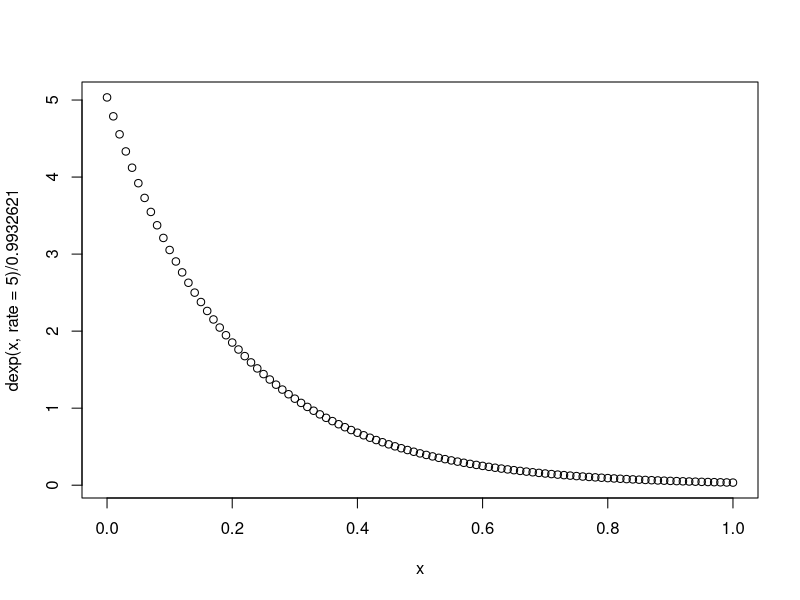
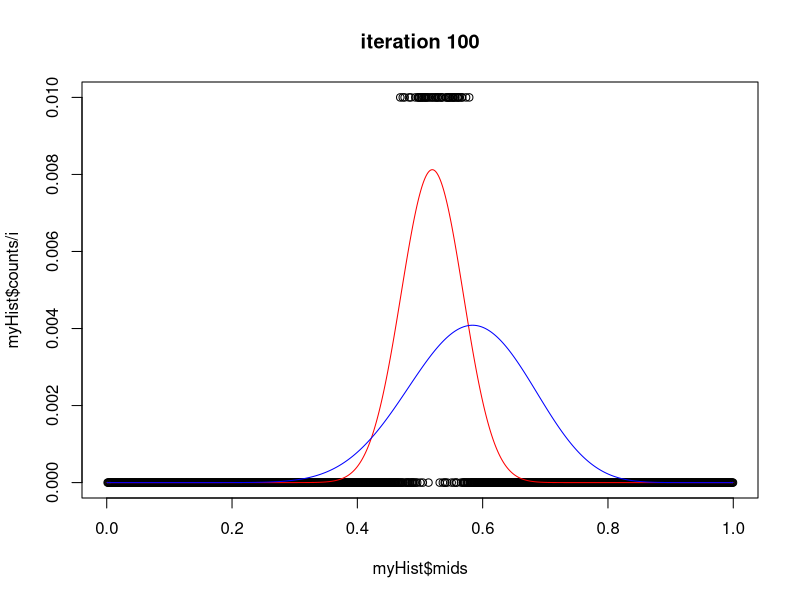
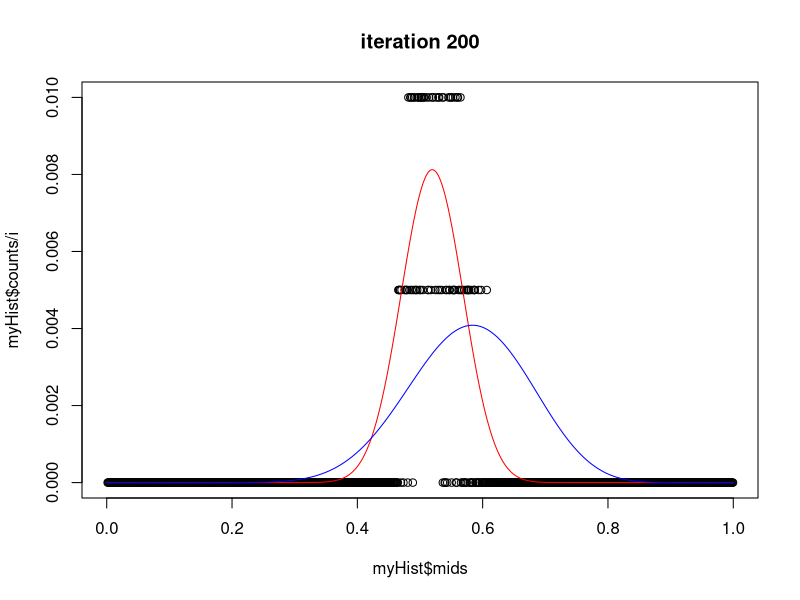
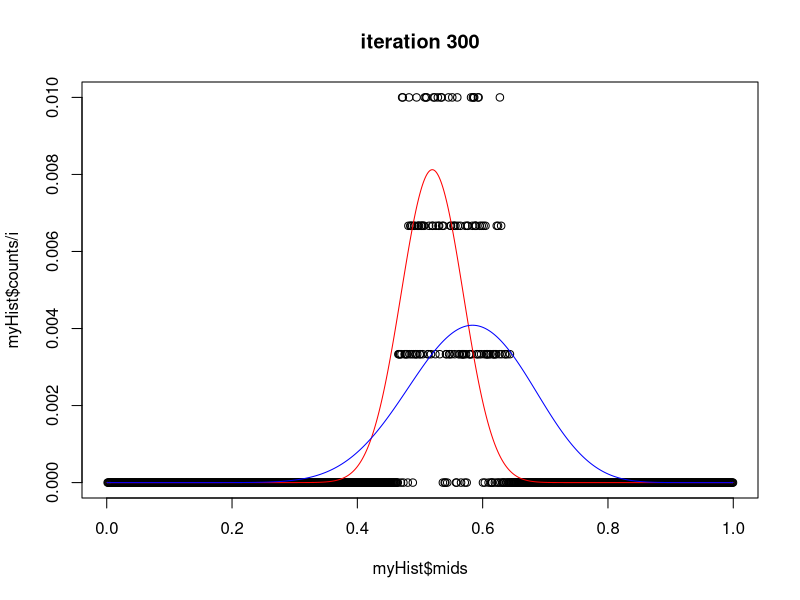
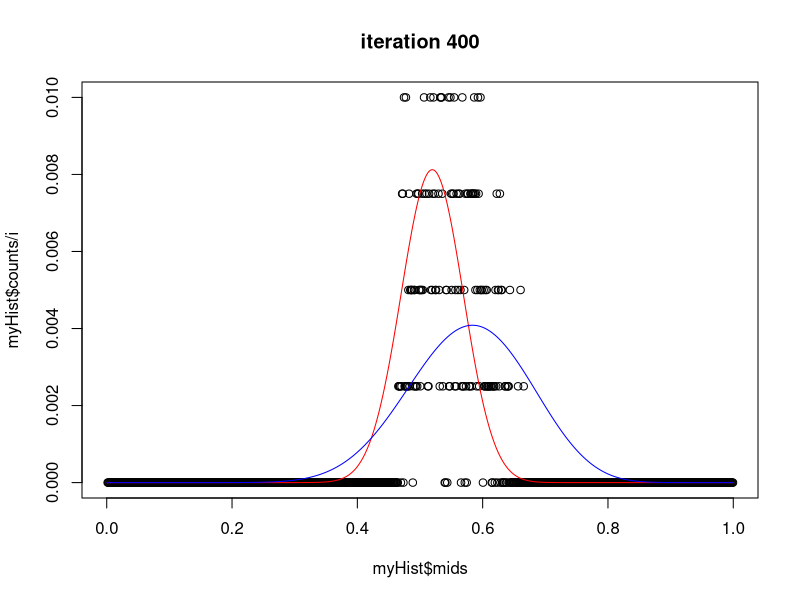
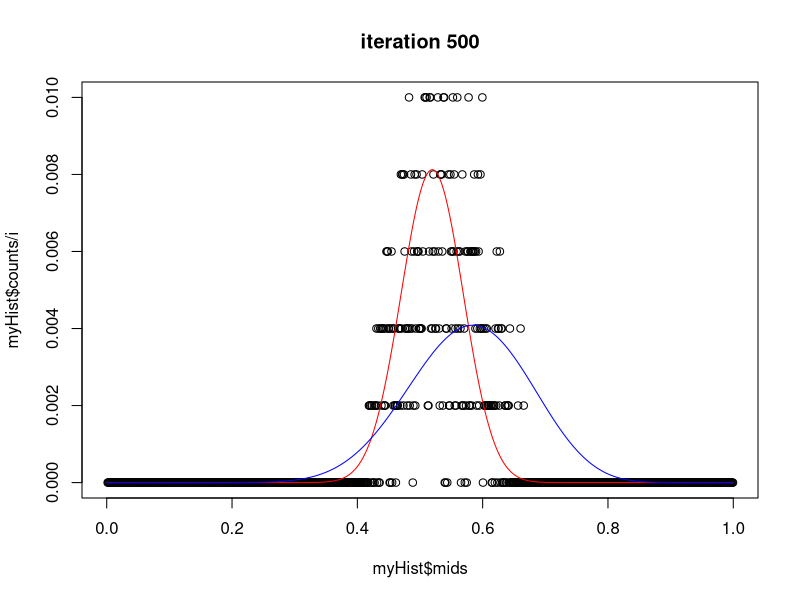
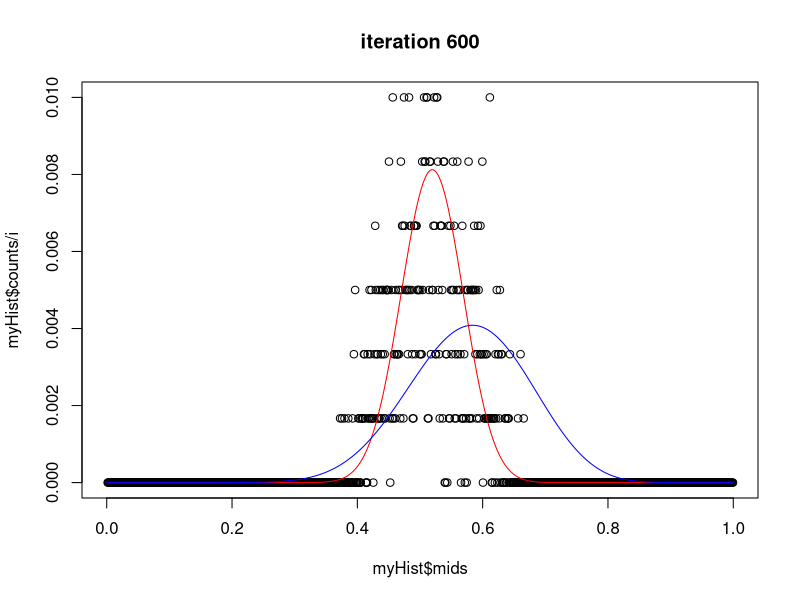
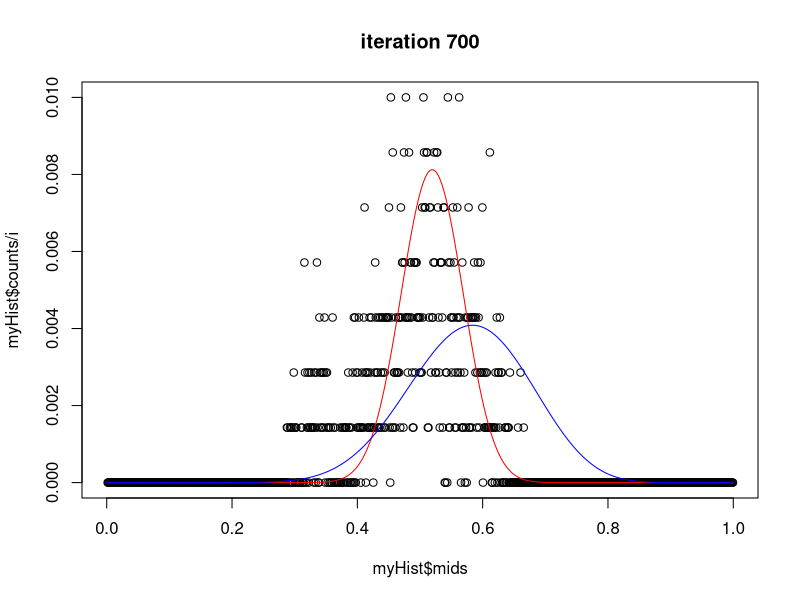

These charts were generated, in order, by the following R code: (Note: a time limit stopped this script after it produced the figures.)
########################### Question 1(A)
x <- seq(0,1, 0.01)
plot(x, dexp(x, rate =5) / 0.9932621)


########################### Question 1(B)
rm(list=ls())
piOld <- 0.5
numBreaks <- 1000

numIterations <- 500000
posteiorDist <- vector(length = numIterations)
gridPosteriorDist <- vector()
xVals <- seq(0,1, 0.001)

# grid approximation
i <- 1;
sum <- 0;
for( x in xVals )
{
  gridPosteriorDist[i] <-(dexp(piOld, rate=5) / 0.9932621) * dbinom( 14, 24, x)
  sum = sum + gridPosteriorDist[i];
  i <- i + 1;	
}

gridPosteriorDist <- gridPosteriorDist[1:(length(gridPosteriorDist)-1)]

for( i in 1:numIterations )
{
  pOld <-  (dexp(piOld, rate=5) / 0.9932621) * dbinom( 14, 24, piOld )
  
  piNew <- piOld + rnorm(1, 0, sd =0.01);
  
  if( piNew > 1) 
    piNew = 1;
  
  if( piNew < 0 ) 
    piNew =0;
  
  pNew <- (dexp(piNew, rate=5) / 0.9932621) * dbinom( 14, 24, piNew )
  
  ratio <- pNew / pOld
  
  if( ratio > 1 || ratio >= runif(1) ) 
    piOld = piNew;
  
  posteiorDist[i] = piOld;	
  
  if( i %% 100 == 0 )
  {	
    myHist <- hist(posteiorDist,breaks=seq(0,1,by=1/numBreaks),plot=FALSE)
    plot( myHist$mids, myHist$counts/i, main = paste("iteration", i), ylim = c(0, 0.01)) 
    dbetasum = sum(dbeta(myHist$mids, 40+14, 40+10))
    lines(myHist$mids, dbeta(myHist$mids, 40+14, 40+10)/dbetasum,col="red") 
    lines(myHist$mids, gridPosteriorDist/sum, col='blue') 
    Sys.sleep(.1)
  }
}


##########################  Question 1(C)
### The three  posterior curves are now matched up to each other. 
### This is different than the the plot in 1(B) is because with more samples to start with

rm(list=ls())
piOld <- 0.5
numBreaks <- 1000


numIterations <- 500000
posteiorDist <- vector(length = numIterations)
gridPosteriorDist <- vector()
xVals <- seq(0,1, 0.001)

# grid approximation
i <- 1;
sum <- 0;
for( x in xVals )
{
  gridPosteriorDist[i] <-(dexp(piOld, rate=5) / 0.9932621) * dbinom( 583, 1000, x)
  sum = sum + gridPosteriorDist[i];
  i <- i + 1;	
}

gridPosteriorDist <- gridPosteriorDist[1:(length(gridPosteriorDist)-1)]

for( i in 1:numIterations )
{
  pOld <-  (dexp(piOld, rate=5) / 0.9932621) * dbinom( 583, 1000, piOld )
  
  piNew <- piOld + rnorm(1, 0, sd =0.01);
  
  if( piNew > 1) 
    piNew = 1;
  
  if( piNew < 0 ) 
    piNew =0;
  
  pNew <- (dexp(piNew, rate=5) / 0.9932621) * dbinom( 583, 1000, piNew )
  
  ratio <- pNew / pOld
  
  if( ratio > 1 || ratio >= runif(1) ) 
    piOld = piNew;
  
  posteiorDist[i] = piOld;	
  
  if( i %% 100 == 0 )
  {	
    myHist <- hist(posteiorDist,breaks=seq(0,1,by=1/numBreaks),plot=FALSE)
    plot( myHist$mids, myHist$counts/i, main = paste("iteration", i), ylim = c(0, 0.03)) 
    dbetasum = sum(dbeta(myHist$mids, 40+583, 40+417))
    lines(myHist$mids, dbeta(myHist$mids, 40+583, 40+417)/dbetasum,col="red") 
    lines(myHist$mids, gridPosteriorDist/sum, col='blue') 
    Sys.sleep(.1)
  }
}
